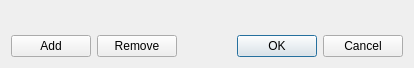
<?xml version="1.0" encoding="UTF-8"?>
<ui version="4.0">
 <class>OhsomeToolsDialogConfigBase</class>
 <widget class="QDialog" name="OhsomeToolsDialogConfigBase">
  <property name="geometry">
   <rect>
    <x>0</x>
    <y>0</y>
    <width>414</width>
    <height>67</height>
   </rect>
  </property>
  <property name="sizePolicy">
   <sizepolicy hsizetype="Preferred" vsizetype="Expanding">
    <horstretch>0</horstretch>
    <verstretch>0</verstretch>
   </sizepolicy>
  </property>
  <property name="windowTitle">
   <string>Provider Settings</string>
  </property>
  <layout class="QGridLayout" name="gridLayout">
   <property name="sizeConstraint">
    <enum>QLayout::SetMinAndMaxSize</enum>
   </property>
   <item row="0" column="0" colspan="3">
    <widget class="QWidget" name="providers" native="true">
     <property name="sizePolicy">
      <sizepolicy hsizetype="Preferred" vsizetype="Fixed">
       <horstretch>0</horstretch>
       <verstretch>0</verstretch>
      </sizepolicy>
     </property>
     <layout class="QVBoxLayout" name="verticalLayout">
      <property name="sizeConstraint">
       <enum>QLayout::SetDefaultConstraint</enum>
      </property>
     </layout>
    </widget>
   </item>
   <item row="1" column="2">
    <widget class="QDialogButtonBox" name="buttonBox">
     <property name="standardButtons">
      <set>QDialogButtonBox::Cancel|QDialogButtonBox::Ok</set>
     </property>
    </widget>
   </item>
   <item row="1" column="0">
    <widget class="QPushButton" name="provider_add">
     <property name="text">
      <string>Add</string>
     </property>
    </widget>
   </item>
   <item row="1" column="1">
    <widget class="QPushButton" name="provider_remove">
     <property name="text">
      <string>Remove</string>
     </property>
    </widget>
   </item>
  </layout>
 </widget>
 <resources/>
 <connections/>
</ui>
